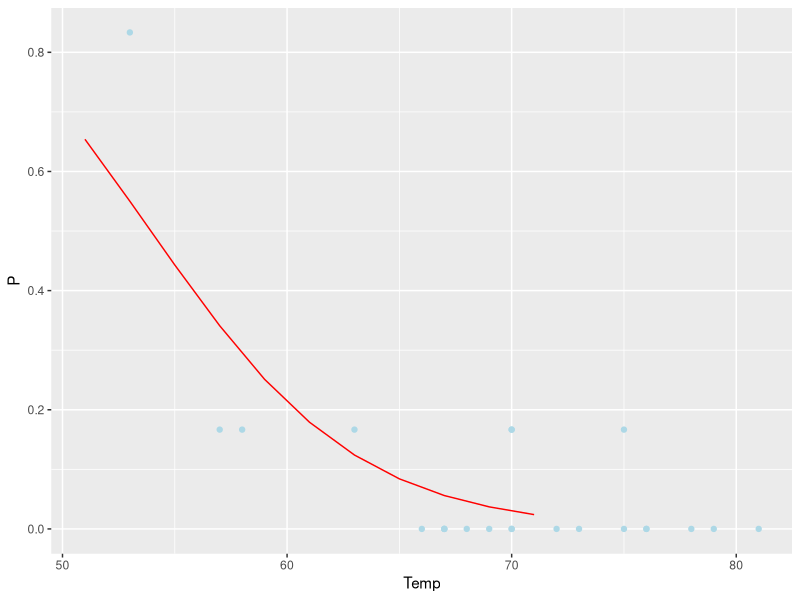

Here is the R script that generated this plot:
## ---- chunk 1
knitr::opts_chunk$set(echo = TRUE)
## ---- chunk 2
P_hat51 = exp(11.663-0.2162*51)/(1+exp(11.663-0.2162*51))
P_hat51
P_hat53 = exp(11.663-0.2162*53)/(1+exp(11.663-0.2162*53))
P_hat53
P_hat55 = exp(11.663-0.2162*55)/(1+exp(11.663-0.2162*55))
P_hat55
## ---- chunk 3
T_F1 <- c(51,53,55,57,59,61,63,65,67,69,71)
P_model <- c(0.654,0.550,0.443,0.341,0.251,0.179,0.124,0.084,0.056,0.037,0.024)
P_meas <- c((5/6), (1/6), (1/6), (1/6), (0/6),(0/6),(0/6),(0/6),(0/6),(0/6),(1/6),(0/6),(1/6),(0/6),(0/6),(0/6),(0/6),(1/6),(0/6),(0/6),(0/6),(0/6),(0/6))
length(P_meas)
T_F2 <- c(53,57,58,63,66,67,67,67,68,69,70,70,70,70,72,73,75,75,76,76,78,79,81)
length(T_F2)
logistic_df <- data.frame(Temp = T_F1, P= P_model)
head(logistic_df)
meas_df <- data.frame(Temp = T_F2, P=P_meas)
head(meas_df)
suppressMessages(suppressWarnings(library(ggplot2)))
ggplot(NULL, aes(x=Temp,y=P)) + geom_line(data = logistic_df, colour = 'red')+geom_point(data=meas_df, colour='lightblue')
